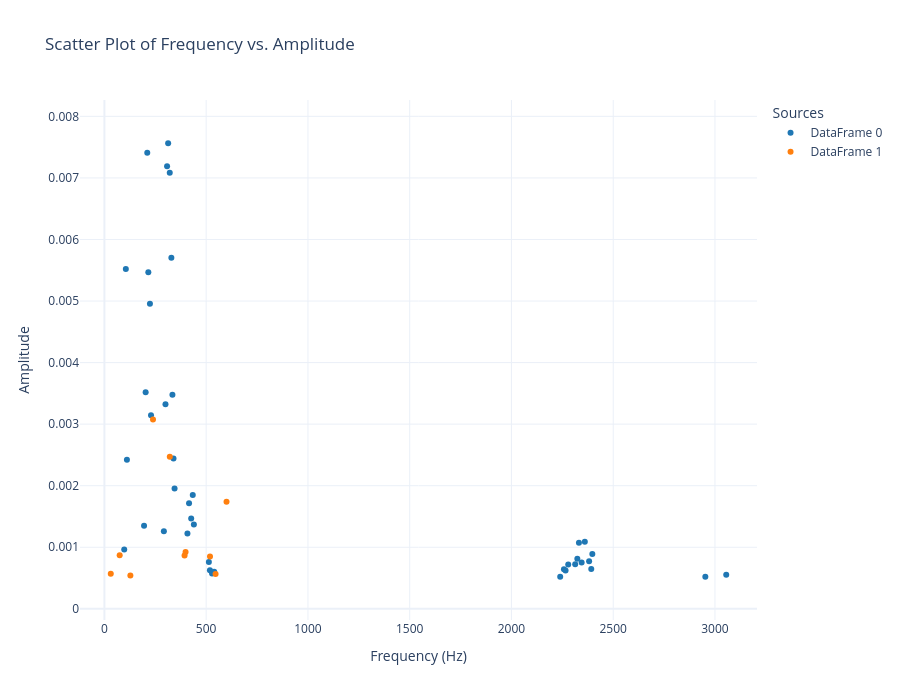

Write notebook code for a chart like this one.
### Code cell
from audiospylt.multiplotter import plot_scatter

# 2D scatter for TSV peak lists.
# Expected columns: 'Frequency (Hz)', 'Amplitude'
# Tip: the axis scaling parameters mirror `py_scripts.dft_analysis.analyze_signal()`.

plot_scatter(
    dfs=[df1, df2],
    mode='markers',
    # Frequency-axis scaling:
    freq_axis_mode='linear',  # 'linear' | 'log' | 'mel' | 'mixed'
    freq_axis_mix=0.5,        # used only when freq_axis_mode='mixed'
    mixed_log_floor_hz=1.0,   # used only when freq_axis_mode='mixed'
    # Amplitude-axis scaling:
    amp_axis_mode='linear',   # 'linear' | 'log' | 'mixed'
    amp_axis_mix=0.5,         # used only when amp_axis_mode='mixed'
    amp_log_floor=1e-12,      # used for 'log'/'mixed'
    # Range handling:
    auto_plot_range=True,
)

### Figure 1 — Plotly figure (JSON) as saved in the notebook; plotly's stock layout.template omitted (floating-point values rounded to 4 significant figures)
{"data": [{"line": {"color": "#1f77b4"}, "marker": {"color": "#1f77b4"}, "mode": "markers", "name": "DataFrame 0", "type": "scatter", "x": [97.37, 105.3, 110.5, 194.7, 202.6, 210.5, 215.8, 223.7, 228.9, 292.1, 300.0, 307.9, 313.2, 321.1, 328.9, 334.2, 339.5, 344.7, 407.9, 415.8, 426.3, 434.2, 439.5, 513.2, 518.4, 528.9, 539.5, 2239.0, 2258.0, 2266.0, 2279.0, 2313.0, 2324.0, 2332.0, 2345.0, 2361.0, 2382.0, 2392.0, 2397.0, 2953.0, 3055.0], "y": [0.0009648, 0.005521, 0.002423, 0.001351, 0.003517, 0.007408, 0.005467, 0.004954, 0.003144, 0.001261, 0.003322, 0.007189, 0.007562, 0.007083, 0.005702, 0.003478, 0.002441, 0.001954, 0.001222, 0.001716, 0.001468, 0.001848, 0.001371, 0.0007603, 0.0006279, 0.0005749, 0.0006008, 0.0005227, 0.0006431, 0.0006238, 0.0007216, 0.0007252, 0.0008114, 0.001073, 0.0007516, 0.00109, 0.000773, 0.0006453, 0.0008912, 0.0005222, 0.0005532]}, {"line": {"color": "#ff7f0e"}, "marker": {"color": "#ff7f0e"}, "mode": "markers", "name": "DataFrame 1", "type": "scatter", "x": [31.25, 75.0, 127.5, 238.8, 321.2, 393.8, 398.8, 518.8, 546.2, 600.0], "y": [0.0005687, 0.0008704, 0.0005404, 0.003074, 0.002468, 0.000865, 0.0009237, 0.0008488, 0.0005669, 0.001739]}], "layout": {"height": 700, "legend": {"title": {"text": "Sources"}}, "title": {"text": "Scatter Plot of Frequency vs. Amplitude"}, "width": 900, "xaxis": {"range": [-120.0, 3206.0], "title": {"text": "Frequency (Hz)"}, "type": "linear"}, "yaxis": {"range": [-0.0001817, 0.008266], "title": {"text": "Amplitude"}, "type": "linear"}}}
